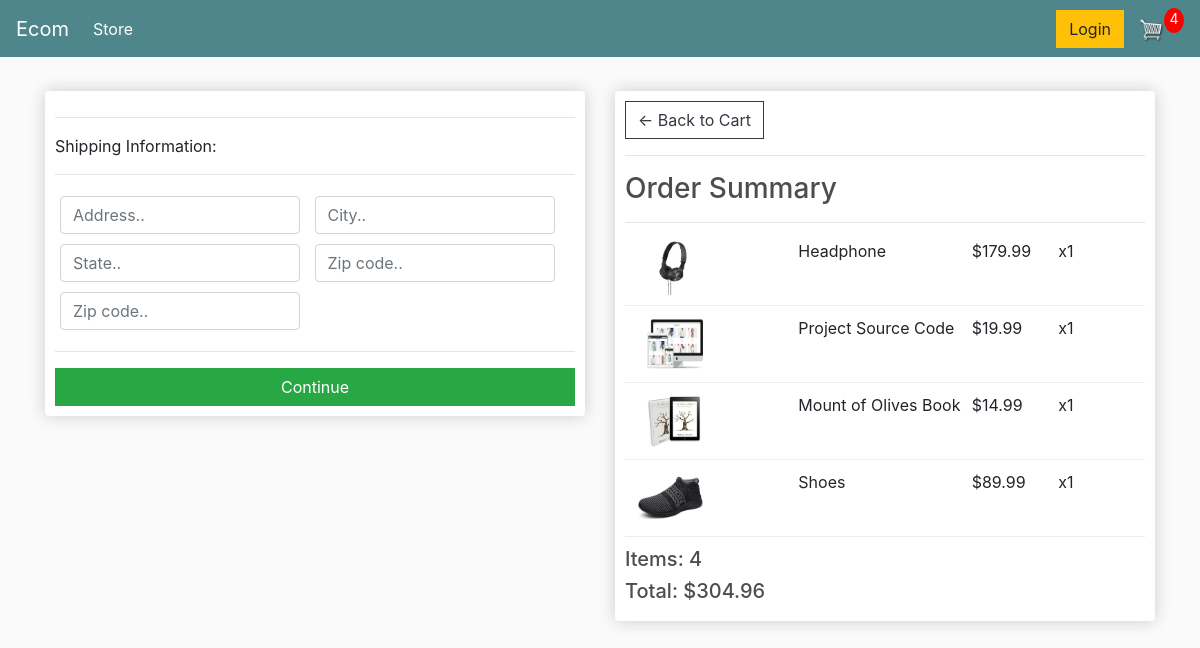
Screenshot of /checkout/ (signed in) with the database file from the repository.
### store/models.py (models this page shows, shortened)
class OrderItem(models.Model):
	product = models.ForeignKey(Product, on_delete=models.SET_NULL, null=True)
	order = models.ForeignKey(Order, on_delete=models.SET_NULL, null=True)
	quantity = models.IntegerField(default=0, null=True, blank=True)
	date_added = models.DateTimeField(auto_now_add=True)
	@property
	def get_total(self):
		total = self.product.price * self.quantity
		return total

class Product(models.Model):
	name = models.CharField(max_length=200)
	price = models.DecimalField(max_digits=7,decimal_places=2)
	digital = models.BooleanField(default=False,null=True, blank=True)
	image = models.ImageField(null=True, blank=True)
	@property
	def imageURL(self):
		try:
			url = self.image.url
		except:
			url = ''
		return url

class Order(models.Model):
	customer = models.ForeignKey(Customer, on_delete=models.SET_NULL, null=True, blank=True)
	date_ordered = models.DateTimeField(auto_now_add=True)
	complete = models.BooleanField(default=False)
	transaction_id = models.CharField(max_length=100, null=True)
	@property
	def shipping(self):
		shipping = False
		orderitems = self.orderitem_set.all()
		for i in orderitems:
			if i.product.digital == False:
				shipping = True
		return shipping
	@property
	def get_cart_total(self):
		orderitems = self.orderitem_set.all()
		total = sum([item.get_total for item in orderitems])
		return total
	@property
	def get_cart_items(self):
		orderitems = self.orderitem_set.all()
		total = sum([item.quantity for item in orderitems])
		return total

### store/views.py (the view)
# urls.py: path('checkout/',views.checkout ,name='checkout'),
def checkout(request):
	if request.user.is_authenticated:
		customer = request.user.customer
		order, created = Order.objects.get_or_create(customer=customer, complete=False)
		items = order.orderitem_set.all()
		cartItems = order.get_cart_items
	else:
		items = []
		order = {'get_cart_total':0, 'get_cart_items':0, 'shipping':False}
		cartItems = order['get_cart_items']
	context = {'items':items, 'order':order, 'cartItems':cartItems}
	return render(request, 'store/checkout.html', context)

### store/templates/store/checkout.html (shortened to what this page needs)
{% extends 'store/main.html' %}
{% load static %}
{% block content %}
     <div class="row">
		<div class="col-lg-6">
			<div class="box-element" id="form-wrapper">
				<form id="form">
					<div id="shipping-info">
						<hr>
						<p>Shipping Information:</p>
						<hr>
						<div class="form-field">
							<input class="form-control" type="text" name="address" placeholder="Address..">
						</div>
						<div class="form-field">
							<input class="form-control" type="text" name="city" placeholder="City..">
						</div>
						<div class="form-field">
							<input class="form-control" type="text" name="state" placeholder="State..">
						</div>
						<div class="form-field">
							<input class="form-control" type="text" name="zipcode" placeholder="Zip code..">
						</div>
						<div class="form-field">
							<input class="form-control" type="text" name="country" placeholder="Zip code..">
						</div>
					</div>
					<hr>
					<input id="form-button" class="btn btn-success btn-block" type="submit" value="Continue">
				</form>
			</div>
			<br>
		</div>
		<div class="col-lg-6">
			<div class="box-element">
				<a  class="btn btn-outline-dark" href="{% url 'cart' %}">&#x2190; Back to Cart</a>
				<hr>
				<h3>Order Summary</h3>
				<hr>
				{% for item in items %}
				<div class="cart-row">
					<div style="flex:2"><img class="row-image" src="{{item.product.imageURL}}"></div>
					<div style="flex:2"><p>{{item.product.name}}</p></div>
					<div style="flex:1"><p>${{item.product.price|floatformat:2}}</p></div>
					<div style="flex:1"><p>x{{item.quantity}}</p></div>
				</div>
				{% endfor %}
				<h5>Items: {{order.get_cart_items}}</h5>
				<h5>Total: ${{order.get_cart_total|floatformat:2}}</h5>
			</div>
		</div>
	</div>
{% endblock content %}

### static/css/main.css (style rules this page uses)
body { background-color: hsl(0, 0%, 98%); }
h1,h2,h3,h4,h5,h6 { color:hsl(0, 0%, 30%); }
.box-element { box-shadow:hsl(0, 0%, 80%) 0 0 16px; background-color: #fff; border-radius: 4px; padding: 10px; }
.col-lg-4, .col-lg-6, .col-lg-8, .col-lg-12 { margin-top: 10px; }
.btn { border-radius: 0; }
.row-image { width: 100px; }
.form-field { width:250px; display: inline-block; padding: 5px; }
.cart-row { display: flex; align-items: flex-stretch; padding-bottom: 10px; margin-bottom: 10px; border-bottom: 1px solid #ececec; }

### rows the page displays
OrderItem: product.imageURL (picture), product.name "Headphone", product.price "179.99", quantity "1"
OrderItem: product.imageURL (picture), product.name "Project Source Code", product.price "19.99", quantity "1"
OrderItem: product.imageURL (picture), product.name "Mount of Olives Book", product.price "14.99", quantity "1"
OrderItem: product.imageURL (picture), product.name "Shoes", product.price "89.99", quantity "1"
Order: get_cart_items "4", get_cart_total "304.96"

### other values shown
{{ cartItems }} "4"
